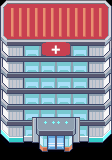

Tiled map render using the project's own tile images. Description and the map definition, with tile-layer contents summarised, below:
An orthogonal 7x10 tile map with 16x16 px tiles, 3 tile layers (OnGrass, Collisions, WalkBehind), 2 tilesets and 2 objects (rescue, teleport on push).

<map version="1.10" tiledversion="1.11.0" orientation="orthogonal" renderorder="right-down" compressionlevel="6" width="7" height="10" tilewidth="16" tileheight="16" infinite="0" nextlayerid="5" nextobjectid="8">
 <tileset firstgid="1" source="../../../tileset/invisible.tsx" />
 <tileset firstgid="17" source="../../../tileset/heal4.tsx" />
 <layer id="4" name="OnGrass" width="7" height="10">
  <data>[70 cells, 7 non-empty, 7 distinct tile ids]</data>
 </layer>
 <layer id="1" name="Collisions" width="7" height="10">
  <data>[70 cells, 14 non-empty, 14 distinct tile ids]</data>
 </layer>
 <layer id="2" name="WalkBehind" width="7" height="10">
  <data>[70 cells, 49 non-empty, 42 distinct tile ids]</data>
 </layer>
 <objectgroup id="3" name="Moving">
  <object id="3" type="rescue" gid="2" x="48" y="160" width="16" height="16" />
  <object id="7" type="teleport on push" gid="3" x="48" y="144" width="16" height="16">
   <properties>
    <property name="map" value="floor-0" />
    <property name="x" value="12" />
    <property name="y" value="19" />
   </properties>
  </object>
 </objectgroup>
</map>
